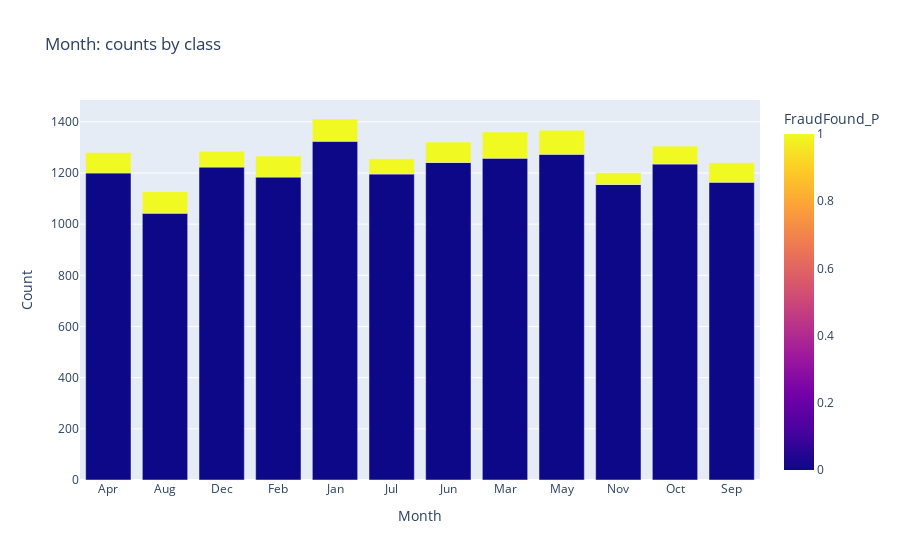

Here is the notebook cell this chart was saved with:
### Code cell
# Now, we will proceed for the visualisation of categorical data

for c in cat_col.columns:
    # pre-aggregate counts per category x class
    tmp = (
        df.groupby([c, "FraudFound_P"], dropna=False)
          .size()
          .reset_index(name="count")
    )

    fig = px.bar(
        tmp, x=c, y="count", color="FraudFound_P",
        title=f"{c}: counts by class",
        barmode="stack"   # stacked bars
    )
    fig.update_layout(barmode="stack", yaxis_title="Count")
    fig.show()

### Figure 1 — Plotly figure (JSON) as saved in the notebook; plotly's stock layout.template omitted (floating-point values rounded to 4 significant figures)
{"data": [{"hovertemplate": "Month=%{x}<br>count=%{y}<br>FraudFound_P=%{marker.color}<extra></extra>", "legendgroup": "", "marker": {"color": [0, 1, 0, 1, 0, 1, 0, 1, 0, 1, 0, 1, 0, 1, 0, 1, 0, 1, 0, 1, 0, 1, 0, 1], "coloraxis": "coloraxis", "pattern": {"shape": ""}}, "name": "", "orientation": "v", "showlegend": false, "textposition": "auto", "type": "bar", "x": ["Apr", "Apr", "Aug", "Aug", "Dec", "Dec", "Feb", "Feb", "Jan", "Jan", "Jul", "Jul", "Jun", "Jun", "Mar", "Mar", "May", "May", "Nov", "Nov", "Oct", "Oct", "Sep", "Sep"], "xaxis": "x", "y": [1200, 80, 1043, 84, 1223, 62, 1184, 82, 1324, 87, 1196, 60, 1241, 80, 1258, 102, 1273, 94, 1155, 46, 1235, 70, 1164, 76], "yaxis": "y"}], "layout": {"barmode": "stack", "coloraxis": {"colorbar": {"title": {"text": "FraudFound_P"}}, "colorscale": [[0, "#0d0887"], [0.1111, "#46039f"], [0.2222, "#7201a8"], [0.3333, "#9c179e"], [0.4444, "#bd3786"], [0.5556, "#d8576b"], [0.6667, "#ed7953"], [0.7778, "#fb9f3a"], [0.8889, "#fdca26"], [1, "#f0f921"]]}, "legend": {"tracegroupgap": 0}, "title": {"text": "Month: counts by class"}, "xaxis": {"anchor": "y", "domain": [0, 1], "title": {"text": "Month"}}, "yaxis": {"anchor": "x", "domain": [0, 1], "title": {"text": "Count"}}}}
